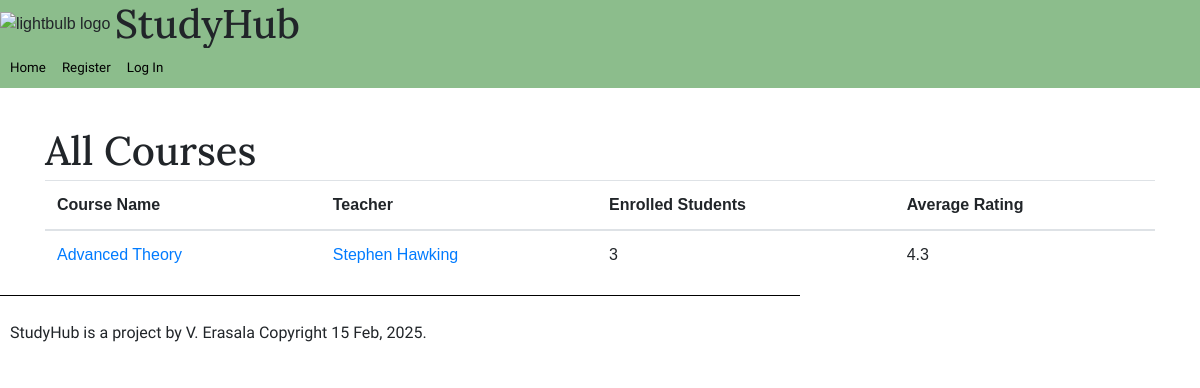
The app's page /course-catalog/ with its own data.
### study_hub/models.py (models this page shows, shortened)
class Course(models.Model):
    title = models.CharField(max_length=255)
    description = models.TextField()
    teacher = models.ForeignKey(User, on_delete=models.CASCADE, related_name='courses_taught')
    students = models.ManyToManyField(User, through='Enrollment', related_name='courses_enrolled')

class User(AbstractUser):
    is_teacher = models.BooleanField(default=False)
    name = models.CharField(max_length = 255)
    photo = models.ImageField(upload_to='profile_photos/', blank=True, null=True)
    groups = models.ManyToManyField(
        Group,
        blank=True,
        related_name="study_hub_user_set",
        related_query_name="user",
    )
    user_permissions = models.ManyToManyField(
        Permission,
        blank=True,
        related_name="study_hub_user_set",
        related_query_name="user",
    )

### study_hub/views.py (the view)
# urls.py: path('course-catalog/', views.course_catalog, name = 'course_catalog'),
def course_catalog(request):
    context ={}
    courseData = Course.objects.annotate(
        num_students=Count('students'),
        avg_rating=Avg('feedback__rating')
    ).all() #Use django features for annotate to substitute for join methods
    context = {
        'courses': courseData
    }
    return render(request, 'study_hub/course_catalog.html', context)

### study_hub/templatetags/my_tags.py (called while the page is built)
@register.simple_tag
def todays_date():
    return datetime.datetime.now().strftime("%d %b, %Y")

### study_hub/templates/study_hub/course_catalog.html
{% extends "./base.html" %}
{% load bootstrap4 %}
{% block content %}
<div class = "container mt-4">
    <div class = "row">
        <div class="col-md-12">
            <h1>All Courses</h1>
            <table class = "table">
                <thead>
                    <tr>
                        <th>Course Name</th>
                        <th>Teacher</th>
                        <th>Enrolled Students</th>
                        <th>Average Rating</th>
                    </tr>
                </thead>
                <tbody>
                    {% for course in courses %}
                    <tr>
                        <td><a href="/course/{{course.pk}}">{{ course.title }}</a></td>
                        <td><a href="/user/{{course.teacher.username}}">{{ course.teacher.name }}</a></td>
                        <td>{{ course.num_students }}</td>
                        <td>{{ course.avg_rating|default:"Not rated yet"|floatformat:1 }}</td>
                    </tr>
                    {% endfor %}
                </tbody>
            </table>
        </div>
    </div>
</div>
{% endblock %}

### study_hub/static/css/study_hub.css (style rules this page uses)
body { font-family: Sans-Serif; margin: 0px; border: 0px; padding: 0px; }
h1,h2,h3, h4, h5 { margin-top: 15px; margin-bottom: 5px; font-family: 'Lora'; }
a { text-decoration: none; }

### records on screen
Course: title "Advanced Theory", teacher.name "Stephen Hawking", num_students "3", avg_rating "4.3"
